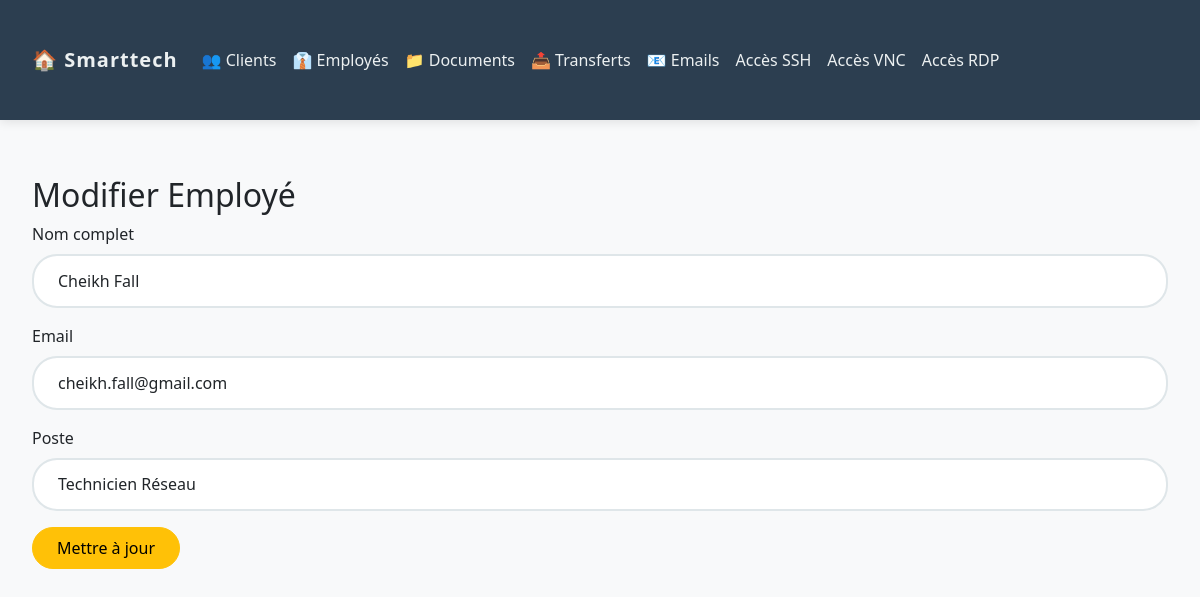
Page /edit_employee.php?id=3 on the committed database.
### tables this page shows
CREATE TABLE `employees` (
  `id` bigint(20) UNSIGNED NOT NULL PRIMARY KEY AUTO_INCREMENT,
  `nom` varchar(255) NOT NULL,
  `email` varchar(255) NOT NULL UNIQUE,
  `poste` varchar(255) NOT NULL,
  `created_at` timestamp NULL DEFAULT NULL,
  `updated_at` timestamp NULL DEFAULT NULL
);

### edit_employee.php (the view, shortened to what this page needs)
<?php
include 'includes/header.php';
include 'config.php';
$id = (int)$_GET['id'];
$stmt = $pdo->prepare("SELECT * FROM employees WHERE id = ?");
$stmt->execute([$id]);
$employe = $stmt->fetch();
?>
<div class="container mt-4">
    <h2> Modifier Employé</h2>
    <form method="POST">
        <div class="mb-3">
            <label class="form-label">Nom complet</label>
            <input type="text" name="nom" class="form-control" value="<?= $employe['nom'] ?>" required>
        </div>
        <div class="mb-3">
            <label class="form-label">Email</label>
            <input type="email" name="email" class="form-control" value="<?= $employe['email'] ?>" required>
        </div>
        <div class="mb-3">
            <label class="form-label">Poste</label>
            <input type="text" name="poste" class="form-control" value="<?= $employe['poste'] ?>" required>
        </div>
        <button type="submit" class="btn btn-warning"> Mettre à jour</button>
    </form>
</div>
<?php include 'includes/footer.php'; ?>

### assets/css/style.css (style rules this page uses)
* { margin: 0; padding: 0; box-sizing: border-box; font-family: 'Segoe UI', sans-serif; }
.container { flex: 1; padding: 2rem; max-width: 1200px; }
.btn { border-radius: 25px; padding: 0.5rem 1.5rem; transition: all 0.3s ease; }
.form-control { border-radius: 25px; padding: 0.8rem 1.5rem; border: 2px solid #dfe6e9; }
.container { animation: fadeIn 0.5s ease-out; }

### rows in the picture
employees: nom "Cheikh Fall", email "cheikh.fall@gmail.com", poste "Technicien Réseau"
